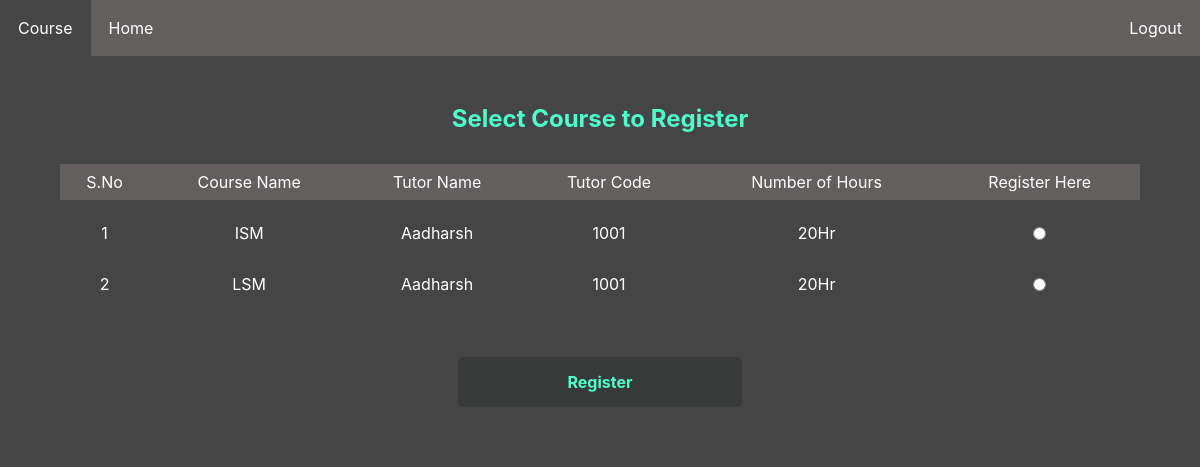
Page /student/courses.php on the earlier database version.
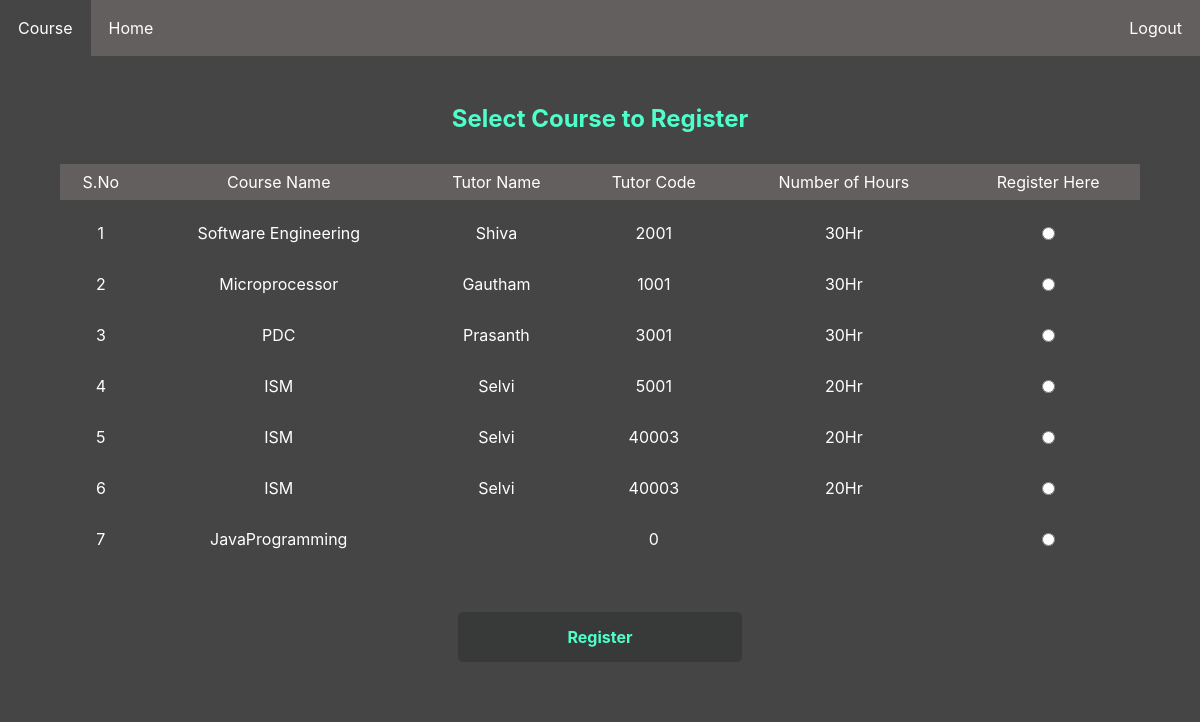
Same page on the later database version.
### tables this page shows
CREATE TABLE `courses` (
  `coursename` varchar(30) NOT NULL,
  `tutorname` varchar(30) NOT NULL,
  `duration` varchar(11) NOT NULL,
  `tutorid` int(10) NOT NULL
);

### student/courses.php (the view, shortened to what this page needs)
<!DOCTYPE html>
<html lang="en">
<head>
    <link rel="stylesheet" href="course.css">
</head>
<body>
<ul>
      <li><a class="active" href="#home">Course</a></li>
      <li><a href="home.php">Home</a></li>
      <li style="float:right; "><a href="logout.php" class="logout">Logout</a></li>
    </ul>
    <div class="section">
        <h1>Select Course to Register</h1>
    <?php
    $host = "localhost";
    $user = "root";
    $password = '';
    $db_name = "TutorSpot";
    $con = mysqli_connect($host, $user, $password, $db_name);
    ?>
    <form id="formin" method="post">
    <?php
    $sql = "select *from courses";
    $result = mysqli_query($con, $sql);
    $i=1;
  echo "<div class='div1'>";
  echo "<table>";
  echo "<tr id='header'>";
  echo "<td>S.No</td>";
  echo "<td> Course Name</td>";
  echo "<td> Tutor Name</td>";
  echo "<td> Tutor Code</td>";
  echo "<td> Number of Hours</td>";
  echo "<td>Register Here</td>";
  echo "</tr>";
  echo "<tbody>";
   while( $row = mysqli_fetch_array($result, MYSQLI_ASSOC)){
    echo "<tr>";
    echo "<td>".$i."</td>";
    echo "<td>".$row['coursename']."</td>";
    echo "<td>".$row['tutorname']."</td>";
    echo "<td>".$row['tutorid']."</td>";
    echo "<td>".$row['duration']."</td>";
    echo "<td><input type='radio' name='radio' value='$i' class='radio'> </td>";
    $i=$i+1;
    echo "</tr>";
   }
   echo "</tbody>";
 echo "</table>";
  echo "</div>";
?>
<br>
<div class="sub">
  <div class="btn">
	<input id="submit" type="submit" name="submit" value="Register">
  </div></div>
    </form>
    </div>
</body>
</html>

Differences in the rows shown:
removed courses: coursename "ISM", tutorname "Aadharsh", tutorid "1001", duration "20Hr"
removed courses: coursename "LSM", tutorname "Aadharsh", tutorid "1001", duration "20Hr"
added courses: coursename "Software Engineering", tutorname "Shiva", tutorid "2001", duration "30Hr"
added courses: coursename "Microprocessor", tutorname "Gautham", tutorid "1001", duration "30Hr"
added courses: coursename "PDC", tutorname "Prasanth", tutorid "3001", duration "30Hr"
added courses: coursename "ISM", tutorname "Selvi", tutorid "5001", duration "20Hr"
added courses: coursename "ISM", tutorname "Selvi", tutorid "40003", duration "20Hr"
added courses: coursename "ISM", tutorname "Selvi", tutorid "40003", duration "20Hr"
added courses: coursename "JavaProgramming", tutorid "0"
